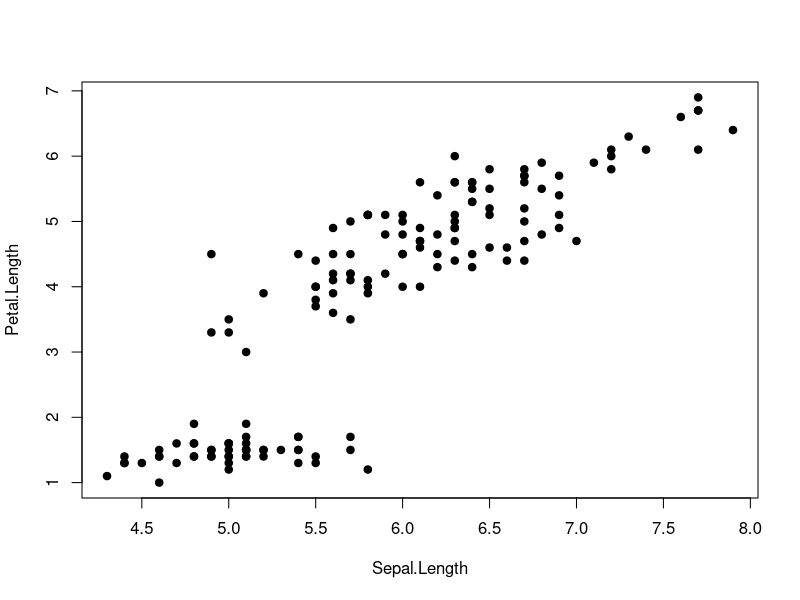
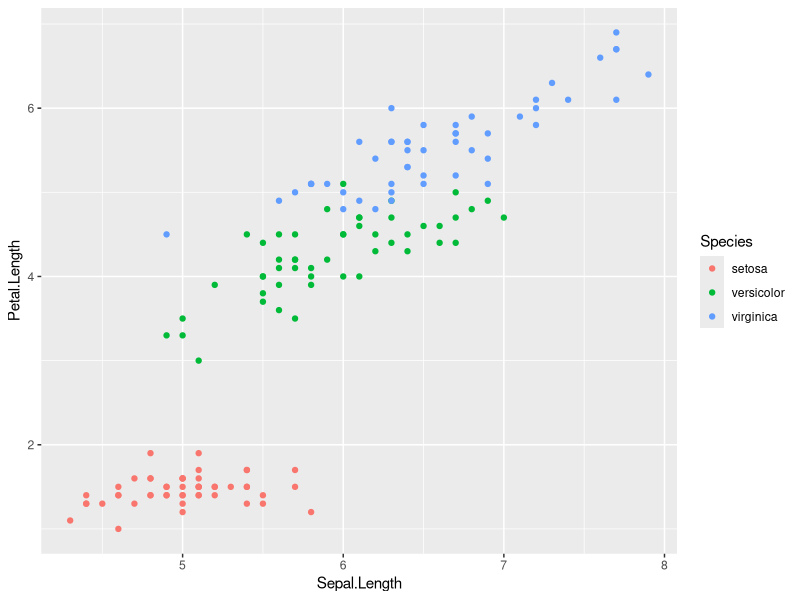
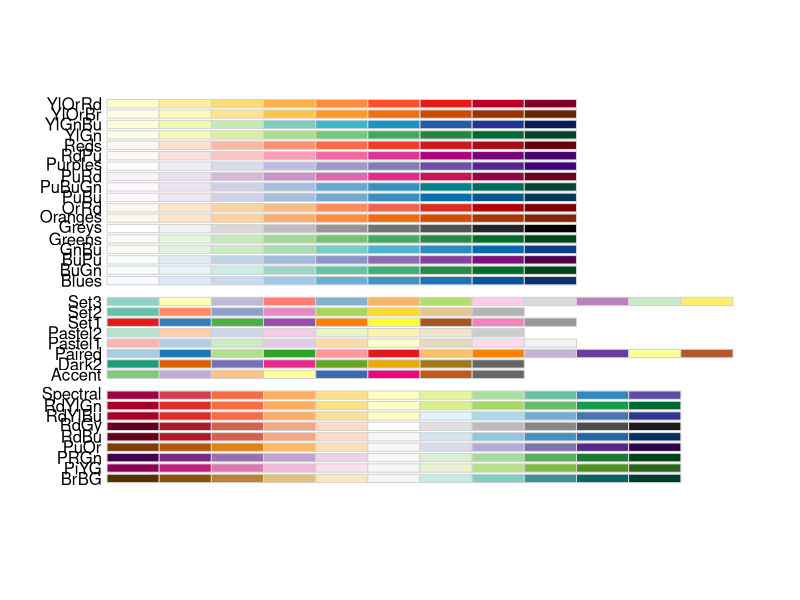
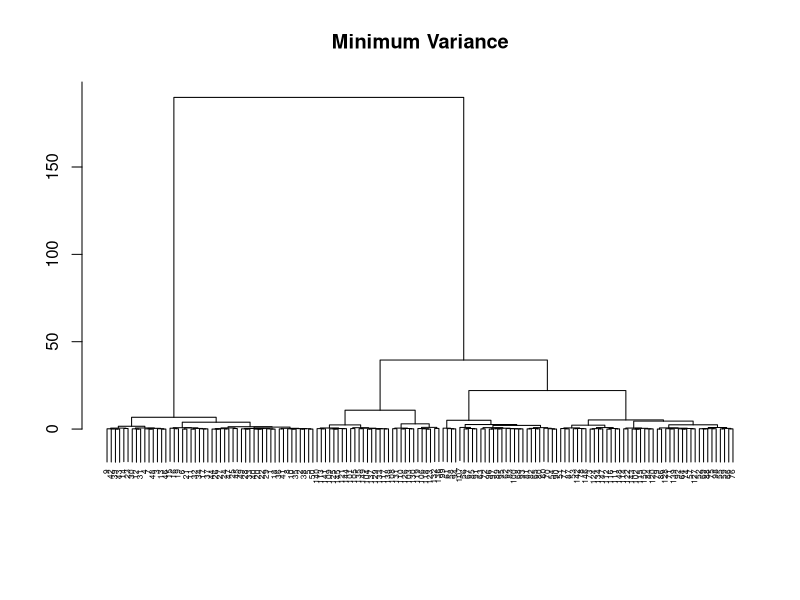
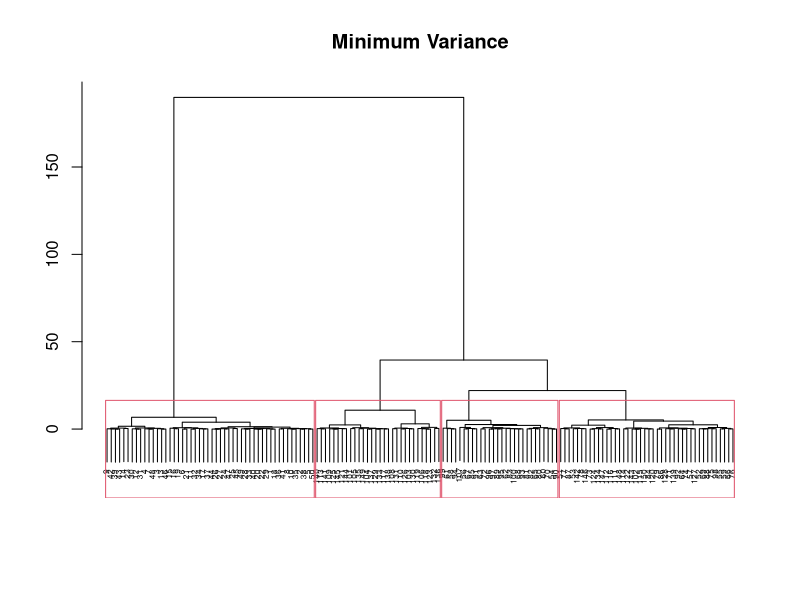
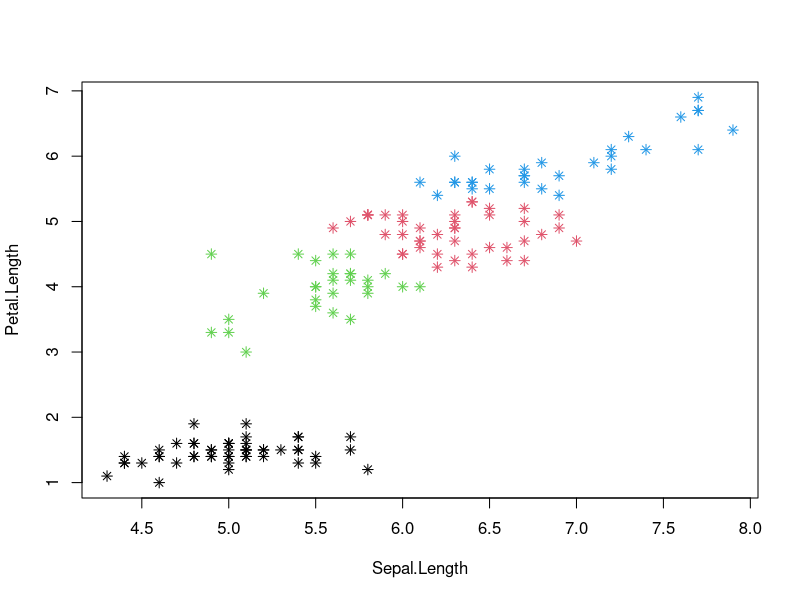

Generate these figures, in order, with R:
 
# Load and explore the dataset
attach(iris)
str(iris)

View(iris)
names(iris)
# Subset the features to get 2-D dataset
irisData = as.data.frame(iris[  ,c(1,3)])
View(irisData)
     
plot(irisData, pch = 19)

library(ggplot2)
library(dplyr)

iris %>%  ggplot( aes(x=Sepal.Length, y=Petal.Length, color=Species)) +
                      geom_point()
 
# Set color palette for visualization
# install.packages("RColorBrewer")
library(RColorBrewer)
display.brewer.all()
myPal = brewer.pal(n = 8, name = "Dark2")


# -------------------------------------------------------
# Hierarchical Clustering : Minimum Variance
# Prioratizes compact and spherical clusters

hiercFit = hclust(dist(irisData), method="ward.D")
hiercFit
plot(hiercFit, main="Minimum Variance", xlab="", ylab="", sub="", cex =.5)

K = 4

plot(hiercFit, main="Minimum Variance", xlab="", ylab="", sub="", cex =.5)
rect.hclust(hiercFit, k = K)

clust_num = cutree(hiercFit, k = K)

plot(irisData, pch = 8, col = palette(myPal)[as.numeric(clust_num)])
#plot(irisData, pch = 19, col = palette(myPal)[as.numeric(cutree(hiercFit, k = K))])
